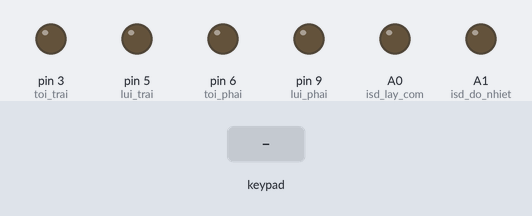
The sketch below on a simulated Arduino Uno, built with avr-gcc and run on an emulated ATmega328P. Parts: output pins drawn as LEDs (lit = HIGH). The inputs (shaded band) are chosen by the test bench. What the sketch prints to the serial monitor is not drawn.

Above: at 1.2 s.
1.3 s: key 'U' pressed
At 1.51 s:
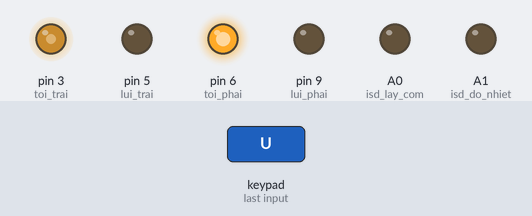
3.2 s: key 'D' pressed
At 3.43 s:
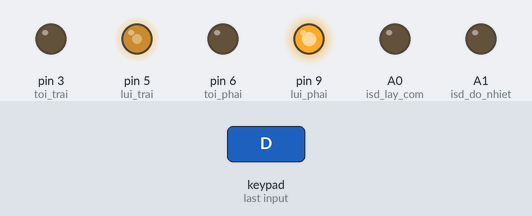
5.1 s: key 'L' pressed
At 5.34 s:
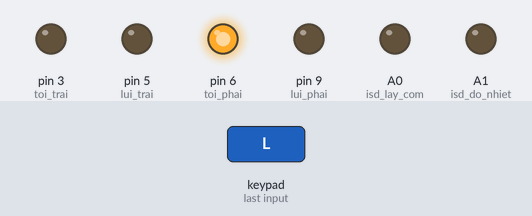
7.0 s: key 'R' pressed
At 7.2 s:
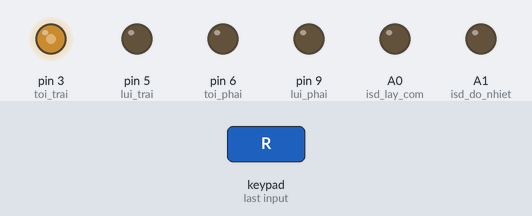
8.9 s: key 'S' pressed
At 10.1 s:
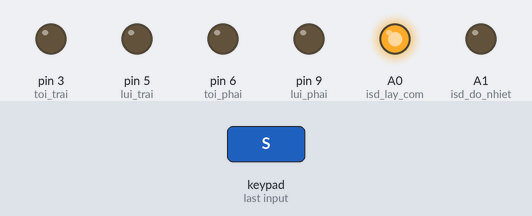
11.8 s: key 'T' pressed
At 12.6 s:
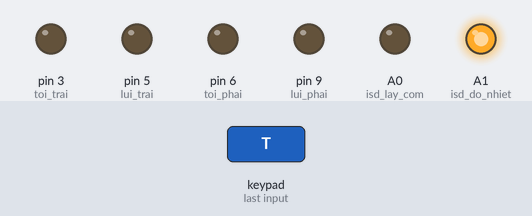
Timing chart, 0 to 14.8 s (numbered marks = the images above; inputs shaded):
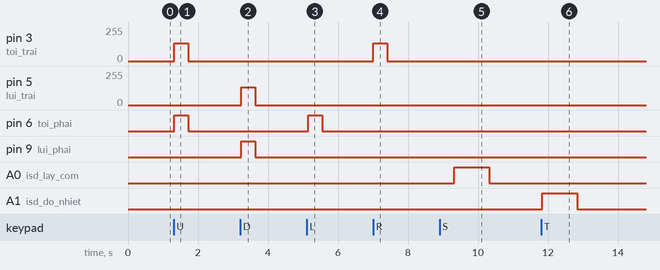

The sketch:

sketch_aug26a.ino
```cpp
#include <PS2X_lib.h>

PS2X ps2x; // create PS2 Controller Class

#define isd_lay_com     A0
#define isd_do_nhiet    A1
#define toi_trai         3
#define lui_trai         5
#define toi_phai         6
#define lui_phai         9

int   error = 0;
byte  type = 0;
byte  vibrate = 0;

void setup()
{
 Serial.begin(9600);
 pinMode(toi_trai,          OUTPUT);
 pinMode(lui_trai,          OUTPUT);
 pinMode(toi_phai,          OUTPUT);
 pinMode(lui_phai,          OUTPUT);
 pinMode(isd_lay_com,       OUTPUT);
 pinMode(isd_do_nhiet,      OUTPUT);
 analogWrite(toi_trai, 0);
 analogWrite(lui_trai, 0);
 analogWrite(toi_phai, 0);
 analogWrite(lui_phai, 0);
 digitalWrite(isd_lay_com,  LOW);
 digitalWrite(isd_do_nhiet, LOW);

  error = ps2x.config_gamepad(13,11,10,12, true, true);

 if(error == 0)
 {
    Serial.println("Found Controller, configured successful");
 }
  else if(error == 1)
   Serial.println("No controller found, check wiring, see readme.txt to enable debug. visit www.billporter.info for troubleshooting tips");
  else if(error == 2)
   Serial.println("Controller found but not accepting commands. see readme.txt to enable debug. Visit www.billporter.info for troubleshooting tips");
  else if(error == 3)
   Serial.println("Controller refusing to enter Pressures mode, may not support it. ");
  type = ps2x.readType();
  switch(type)
  {
    case 0:
      Serial.println("Unknown Controller type");
      break;
    case 1:
      Serial.println("DualShock Controller Found");
      break;
    case 2:
      Serial.println("GuitarHero Controller Found");
      break;
  }
}

void toi()
{
  Serial.println("TOI");
  analogWrite(toi_trai, 135);
  analogWrite(lui_trai, 0);
  analogWrite(toi_phai, 255);
  analogWrite(lui_phai, 0);
}

void lui()
{
  Serial.println("LUI");
  analogWrite(toi_trai, 0);
  analogWrite(lui_trai, 135);
  analogWrite(toi_phai, 0);
  analogWrite(lui_phai, 255);
}

void trai()
{
  Serial.println("TRÁI");
  analogWrite(toi_trai, 0);
  analogWrite(lui_trai, 0);
  analogWrite(toi_phai, 255);
  analogWrite(lui_phai, 0);
}

void phai()
{
  Serial.println("PHẢI");
  analogWrite(toi_trai, 135);
  analogWrite(lui_trai, 0);
  analogWrite(toi_phai, 0);
  analogWrite(lui_phai, 0);
}

void toiTrai()
{
  Serial.println("TỚI-TRÁI");
  analogWrite(toi_trai, 75);
  analogWrite(lui_trai, 0);
  analogWrite(toi_phai, 255);
  analogWrite(lui_phai, 0);
}

void toiPhai()
{
  Serial.println("TỚI-PHẢI");
  analogWrite(toi_trai, 170);
  analogWrite(lui_trai, 0);
  analogWrite(toi_phai, 170);
  analogWrite(lui_phai, 0);
}

void luiTrai()
{
  Serial.println("LUI-TRÁI");
  analogWrite(toi_trai, 0);
  analogWrite(lui_trai, 110);
  analogWrite(toi_phai, 0);
  analogWrite(lui_phai, 255);
}

void luiPhai()
{
  Serial.println("LUI-PHẢI");
  analogWrite(toi_trai, 0);
  analogWrite(lui_trai, 170);
  analogWrite(toi_phai, 0);
  analogWrite(lui_phai, 120);
}

void phaiTam()
{
  Serial.println("PHẢI CHÍNH TÂM");
  analogWrite(toi_trai, 135);
  analogWrite(lui_trai, 0);
  analogWrite(toi_phai, 0);
  analogWrite(lui_phai, 255);
}

void traiTam()
{
  Serial.println("TRÁI CHÍNH TÂM");
  analogWrite(toi_trai, 0);
  analogWrite(lui_trai, 135);
  analogWrite(toi_phai, 255);
  analogWrite(lui_phai, 0);
}

void dung()
{
  analogWrite(toi_trai, 0);
  analogWrite(lui_trai, 0);
  analogWrite(toi_phai, 0);
  analogWrite(lui_phai, 0);
}

void tatLoa()
{
  digitalWrite(isd_lay_com,  LOW);
  digitalWrite(isd_do_nhiet, LOW);
}
void layCom()
{
  digitalWrite(isd_lay_com,  HIGH);
  delay(1000);
  tatLoa();
}

void doNhiet()
{
  digitalWrite(isd_do_nhiet, HIGH);
  delay(1000);
  tatLoa();
}
void loop()
{
  if(error == 1) //skip loop if no controller found
    return;
  if(type == 2)
  {
    ps2x.read_gamepad();          //read controller
  }
  else
  {
    ps2x.read_gamepad(false, vibrate);
    //**** 2 NÚT START, SELECT ****
    if(ps2x.Button(PSB_START))
         Serial.println("Start is being held");
    if(ps2x.Button(PSB_SELECT))
         Serial.println("Select is being held");

    //BẤM NÚT R2 (PHẢI DƯỚI) KẾT HỢP NÚT TRÁI PHẢI ĐỂ XOAY)
    if(ps2x.Button(PSB_PAD_UP))
    {
      toi();
    }

    else if(ps2x.Button(PSB_PAD_DOWN))
    {
      lui();
    }

    else if (ps2x.Button(PSB_PAD_RIGHT))
    {
      phai();
    }

    else if(ps2x.Button(PSB_PAD_LEFT))
    {
      trai();
    }

    else if((ps2x.Button(PSB_PAD_UP))&&(ps2x.Button(PSB_PAD_RIGHT)))
    {
      toiPhai();
    }

    else if((ps2x.Button(PSB_PAD_UP))&&(ps2x.Button(PSB_PAD_LEFT)))
    {
      toiTrai();
    }

    else if((ps2x.Button(PSB_PAD_DOWN))&&(ps2x.Button(PSB_PAD_RIGHT)))
    {
      luiPhai();
    }

    else if((ps2x.Button(PSB_PAD_DOWN))&&(ps2x.Button(PSB_PAD_LEFT)))
    {
      luiTrai();
    }

    else if((ps2x.Button(PSB_R2))&&(ps2x.Button(PSB_PAD_RIGHT)))
    {
      phaiTam();
    }

    else if((ps2x.Button(PSB_R2)) && ps2x.Button(PSB_PAD_LEFT))
    {
      traiTam();
    }

    //**** 4 NÚT TRÒN, VUÔNG, X, TAM GIÁC ****
    else if(ps2x.ButtonReleased(PSB_PINK))
    {
       Serial.println("NUT VUONG");
       layCom();
    }
    else if(ps2x.Button(PSB_GREEN))
    {
      Serial.println("NUT TAM GIAC");
      doNhiet();
    }
    else
    {
      dung();
    }
  }
  delay(50);
}
```

Measured:
- after the input at 1.3 s, pin 3 (toi_trai): 0/255 → 135/255 at once, → 0/255 0.40 s later; pin 6 (toi_phai): LOW → HIGH at once, → LOW 0.40 s later
- after the input at 3.2 s, pin 5 (lui_trai): 0/255 → 135/255 at once, → 0/255 0.40 s later; pin 9 (lui_phai): LOW → HIGH at once, → LOW 0.40 s later
- after the input at 5.1 s, pin 6 (toi_phai): LOW → HIGH at once, → LOW 0.40 s later
- after the input at 7.0 s, pin 3 (toi_trai): 0/255 → 135/255 at once, → 0/255 0.40 s later
- after the input at 8.9 s, A0 (isd_lay_com): LOW → HIGH after 0.43 s, → LOW 1.0 s later
- after the input at 11.8 s, A1 (isd_do_nhiet): LOW → HIGH at once, → LOW 1.0 s later
